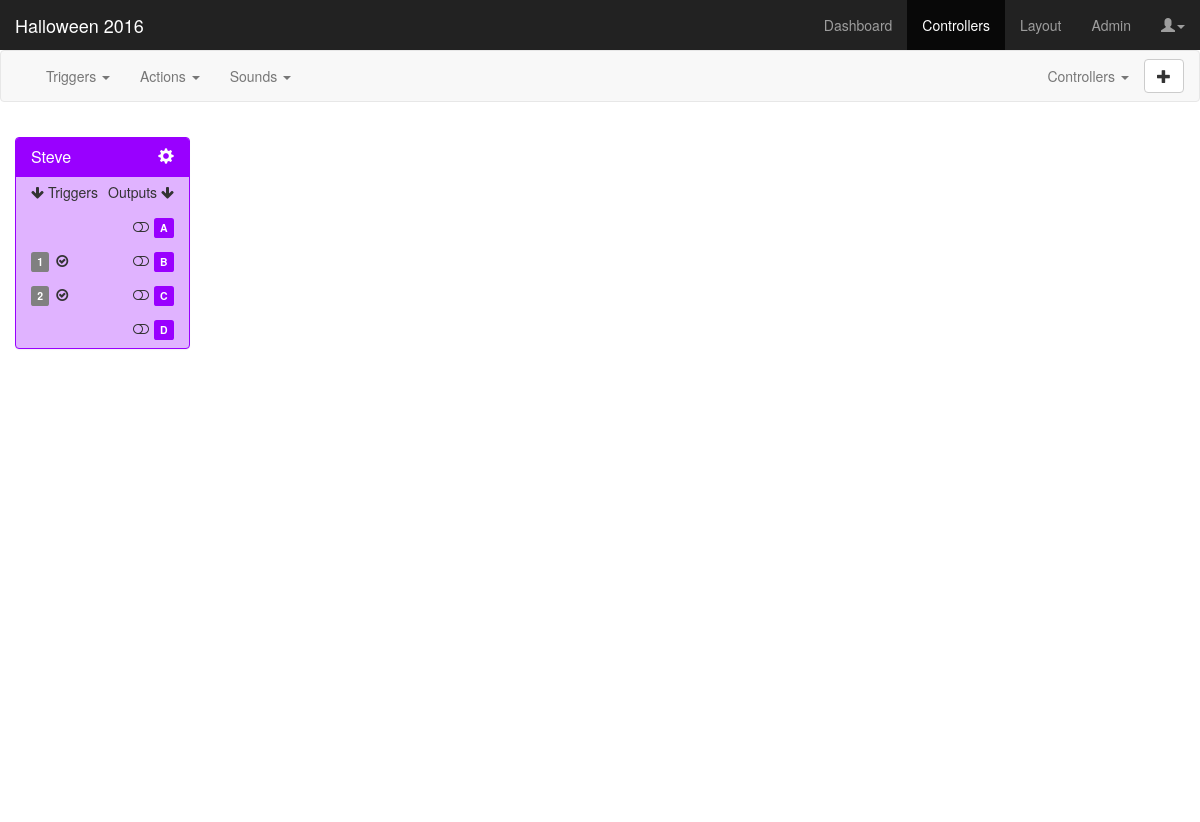
The page /controllers on the database its author committed.
### app/models.py (models this page shows, shortened)
class Controller(db.Model):
	id = db.Column(db.Integer, primary_key=True)
	project_id = db.Column(db.Integer, db.ForeignKey('project.id'))
	color_id = db.Column(db.Integer, db.ForeignKey('color.id'))
	sounds= db.relationship('Sound', backref='sound', lazy='dynamic')
	trigger = db.relationship('Trigger', backref='controller', lazy='dynamic')
	name = db.Column(db.String(24), index=True, unique=True)
	input1 = db.Column(db.String(10), default='ACTIVE')
	input2 = db.Column(db.String(10), default='ACTIVE')
	outputa = db.Column(db.String(10), default='OFF')
	outputb = db.Column(db.String(10), default='OFF')
	outputc = db.Column(db.String(10), default='OFF')
	outputd = db.Column(db.String(10), default='OFF')
	def get_trigger(self, triggernum):
		try:
			return self.trigger.filter(Trigger.num == triggernum).first()
		except:
			return 0
	@property
	def serialize(self):
		return {
			'controllerid': self.id,
			'project_id': self.project_id,
			'controllername': self.name,
			'controllercolor': self.color_id,
			'trigger1': self.get_trigger(1).id,
			'trigger1typeid': self.get_trigger(1).serialize['type_id'],
			'trigger1typename': self.get_trigger(1).serialize['type_name'],
			'trigger1param1': self.get_trigger(1).serialize['param1'],
			'trigger2': self.get_trigger(2).id,
			'trigger2typeid': self.get_trigger(2).serialize['type_id'],
			'trigger2typename': self.get_trigger(2).serialize['type_name'],
			'trigger2param1': self.get_trigger(2).serialize['param1'],
			'input1': self.input1,
			'input2': self.input2,
			'outputa': self.outputa,
			'outputb': self.outputb,
			'outputc': self.outputc,
			'outputd': self.outputd
		}

### app/views.py (the view)
@app.route('/controllers')
def controllers():
	project = projectname
	return render_template('controllers.html', title='Controllers', projectname=project, triggers=[t.serialize for t in Trigger.query.all()], triggertypes=[tt.serialize for tt in Triggertype.query.all()], actions=actions, sounds=sounds, controllers=[c.serialize for c in Controller.query.all()], colors=colors)

### app/models.py (called while the page is built)
	@property
	def serialize(self):
		return {
			'id': self.id,
			'name': self.name,
			'virtual': self.virtual
		}

	@property
	def serialize(self):
		tt = Triggertype.query.get(self.triggertype_id)
		return {
			'id': self.id,
			'cid': self.controller_id,
			'type_id': tt.id,
			'type_name': tt.name,
			'inputnum': self.num,
			'param1': self.param1,
			'param2': self.param2
		}

### app/templates/controllers.html (shortened to what this page needs)
{% extends "base.html" %}
{% block content %}
<link href="static/css/controllers.css" rel="stylesheet">
<nav class="navbar navbar-default">
  <div class="container-fluid">
    <div class="collapse navbar-collapse" id="navbar-collapse-1">
      <ul class="nav navbar-nav">
        <li class="dropdown">
          <a href="#" class="dropdown-toggle" data-toggle="dropdown" role="button" aria-haspopup="true" aria-expanded="false">Triggers <span class="caret"></span></a>
        </li>
        <li class="dropdown">
          <a href="#" class="dropdown-toggle" data-toggle="dropdown" role="button" aria-haspopup="true" aria-expanded="false">Actions <span class="caret"></span></a>
        </li>
        <li class="dropdown">
          <a href="#" class="dropdown-toggle" data-toggle="dropdown" role="button" aria-haspopup="true" aria-expanded="false">Sounds <span class="caret"></span></a>
        </li>
      </ul>
      <ul class="nav navbar-nav navbar-right">
      <li class="dropdown">
      <a href="#" class="dropdown-toggle" data-toggle="dropdown">Controllers <span class="caret"></span></a>
        <li>
        	<button type="button" class="btn btn-default navbar-btn" onclick="checkController()">
        	  <span class="glyphicon glyphicon-plus"></span></span>
        	</button>
        </li>
        </ul>
      </div>
  </div>
</nav>
<div class="container-fluid dashboard">
  {% for c in controllers %}
  <div class="panel draggable-controller cc-{{ c.controllercolor }}" id="controller-{{ c.controllerid }}">
    <div class="panel-heading cc-{{ c.controllercolor }}-heading">
      <h3 class="panel-title">
        <span class="controller-name">{{ c.controllername }}</span>
        <div class="pull-right" data-toggle="modal" data-target="#editControllerModal" data-cid="controller-{{ c.controllerid }}" data-ccolor="cc-{{ c.controllercolor }}" data-cname="{{ c.controllername }}">
          <span class="glyphicon glyphicon-cog"></span>
        </div>
      </h3>
    </div>
    <ul class="list-group">
      <li class="list-group-item borderless">
        <div class="pull-left"><i class="fa fa-arrow-down"></i> Triggers</div>
        <div class="pull-right">Outputs <i class="fa fa-arrow-down"></i></div>
      </li>
      <li class="list-group-item borderless">
        <div class="pull-right">
          <span id="toggle-outputa-{{ c.controllerid }}" data-toggle="tooltip" data-placement="top" title="{% if c.outputa == 'DISABLED' %}DISABLED{% else %}Default {{ c.outputa }}{% endif %}<br>(Click to toggle)" data-html="true" data-container="body"><i class="fa fa-{% if c.outputa == 'DISABLED' %}ban{% else %}toggle-{{ c.outputa|lower }}{% endif %} fa-fw" data-setting="{{ c.outputa }}"></i></span>&nbsp;<span class="label output cc-{{ c.controllercolor }}"><span>A</span></span>
        </div>
      </li>
      <li class="list-group-item borderless">
        <div class="pull-left">
          <span class="label input input1 cc-{{ c.controllercolor }}{% if c.trigger1typeid|int == 0 %} unassigned{% endif %}" data-toggle="tooltip" title="{{ c.trigger1typename }}<br>(Click to configure)" data-container="body" data-html="true" data-triggertypeid="{{ c.trigger1typeid }}" data-param1="{{ c.trigger1param1 }}">1</span>&nbsp;<span id="toggle-input1-{{ c.controllerid }}" data-toggle="tooltip" data-placement="top" title="{{ c.input1 }}<br>(Click to toggle)" data-html="true" data-container="body"><i class="fa fa-{% if c.input1 == 'DISABLED' %}ban{% else %}check-circle-o{% endif %} fa-fw" data-setting="{{ c.input1 }}"></i></span>
        </div>
        <div class="pull-right">
          <span id="toggle-outputb-{{ c.controllerid }}" data-toggle="tooltip" data-placement="top" title="{% if c.outputb == 'DISABLED' %}DISABLED{% else %}Default {{ c.outputb }}{% endif %}<br>(Click to toggle)" data-html="true" data-container="body"><i class="fa fa-{% if c.outputb == 'DISABLED' %}ban{% else %}toggle-{{ c.outputb|lower }}{% endif %} fa-fw" data-setting="{{ c.outputb }}"></i></span>&nbsp;<span class="label output cc-{{ c.controllercolor }}"><span>B</span></span>
        </div>
      </li>
      <li class="list-group-item borderless">
        <div class="pull-left">
          <span class="label input input2 cc-{{ c.controllercolor }}{% if c.trigger2typeid|int == 0 %} unassigned{% endif %}" data-toggle="tooltip" title="{{ c.trigger2typename }}<br>(Click to configure)" data-container="body" data-html="true" data-triggertypeid="{{ c.trigger2typeid }}" data-param1="{{ c.trigger2param1 }}">2</span>&nbsp;<span id="toggle-input2-{{ c.controllerid }}" data-toggle="tooltip" data-placement="top" title="{{ c.input2 }}<br>(Click to toggle)" data-html="true" data-container="body"><i class="fa fa-{% if c.input2 == 'DISABLED' %}ban{% else %}check-circle-o{% endif %} fa-fw" data-setting="{{ c.input2 }}"></i></span>
        </div>
        <div class="pull-right">
          <span id="toggle-outputc-{{ c.controllerid }}" data-toggle="tooltip" data-placement="top" title="{% if c.outputc == 'DISABLED' %}DISABLED{% else %}Default {{ c.outputc }}{% endif %}<br>(Click to toggle)" data-html="true" data-container="body"><i class="fa fa-{% if c.outputc == 'DISABLED' %}ban{% else %}toggle-{{ c.outputc|lower }}{% endif %} fa-fw" data-setting="{{ c.outputc }}"></i></span>&nbsp;<span class="label output cc-{{ c.controllercolor }}"><span>C</span></span>
        </div>
      </li>
      <li class="list-group-item borderless">
        <div class="pull-right">
          <span id="toggle-outputd-{{ c.controllerid }}" data-toggle="tooltip" data-placement="top" title="{% if c.outputd == 'DISABLED' %}DISABLED{% else %}Default {{ c.outputd }}{% endif %}<br>(Click to toggle)" data-html="true" data-container="body"><i class="fa fa-{% if c.outputd == 'DISABLED' %}ban{% else %}toggle-{{ c.outputd|lower }}{% endif %} fa-fw" data-setting="{{ c.outputd }}"></i></span>&nbsp;<span class="label output cc-{{ c.controllercolor }}"><span>D</span></span>
        </div>
      </li>
    </ul>
  </div>
  {% endfor %}
</div>
{% endblock %}

### app/static/css/controllers.css (style rules this page uses)
body { padding-top: 50px; }
:root { --cc1-head: #4298B5; --cc1-bg: #c7e2eb; --cc2-head: #273a3f; --cc2-bg: #c0d3d8; --cc3-head: #92B06A; --cc3-bg: #dae5cd; --cc4-head: #9900ff; --cc4-bg: #e0b3ff; --cc5-head: #DD5F32; --cc5-bg: #f4ccbd; --cc6-head: #FFA200; --cc6-bg: #ffe3b3; --cc7-head: #00A03E; --cc7-bg: #c6ecd4; --cc8-head: #24A8AC; --cc8-bg: #bff0f2; --cc9-head: #cccc00; --cc9-bg: #ffffcc; --cc10-head: #fa8072; --cc10-bg: #fdd3ce; }
.dashboard { height: calc(100vh - 100px); padding: 15px; }
.draggable-controller { width: 12.5em; float: left; }
span[class*='cc-'].unassigned { background-color: gray !important; }
.cc-4 { border-color: var(--cc4-head); background-color: var(--cc4-bg); }
.cc-4 > .cc-4-heading { color: #fff; background-color: var(--cc4-head); border-color: var(--cc4-head); }
.cc-4 > ul > li > div > span.label { background-color: var(--cc4-head); }
li.borderless { border-top: 0 none; border-bottom: 0 none; padding: 5px 15px; background-color: transparent; height: 35px; }

### rows shown on the page
Controller: controllername "Steve", outputa "OFF" (drawn), input1 "ACTIVE" (drawn), outputb "OFF" (drawn), input2 "ACTIVE" (drawn), outputc "OFF" (drawn), outputd "OFF" (drawn)

### other values the page prints
{{ projectname }} "Halloween 2016"
